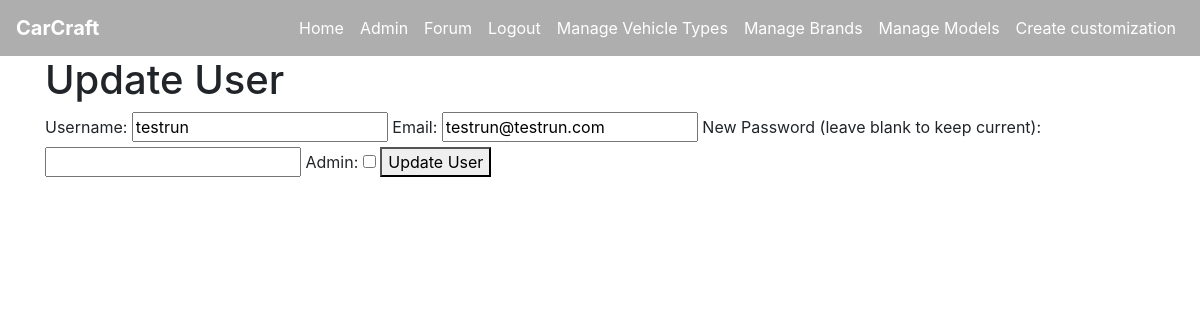
The page /admin/update_user/2 (signed in) on the database as committed earlier.
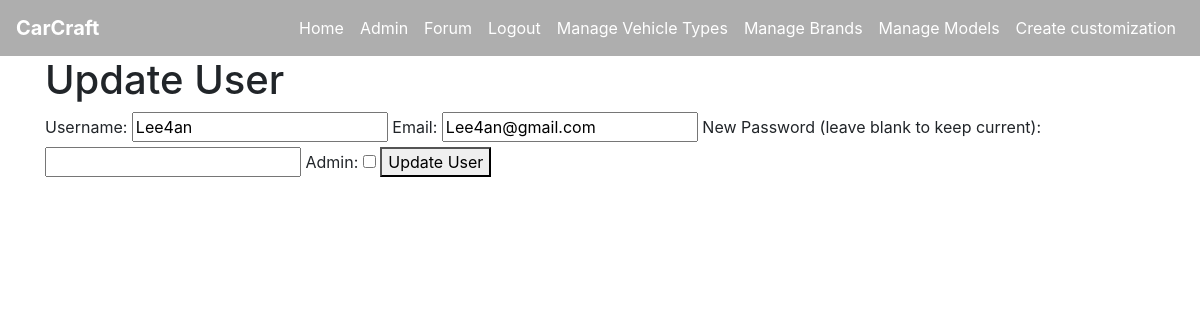
The same page on the database as committed later.
### tables this page shows
CREATE TABLE user (
    user_id INTEGER PRIMARY KEY AUTOINCREMENT,
    username VARCHAR(64) NOT NULL,
    email VARCHAR(100) NOT NULL,
    password_hash VARCHAR(255) NOT NULL,
    created_at DATETIME DEFAULT CURRENT_TIMESTAMP,
    admin INTEGER DEFAULT 0
);

### app.py (the view, shortened to what this page needs)
@app.route('/admin/update_user/<int:user_id>', methods=['GET', 'POST'])
@login_required
def update_user(user_id):
    if not current_user.admin:
        flash('Access denied. Admin privileges required.')
        return redirect(url_for('home'))
    user = User.get(user_id)
    if not user:
        flash('User not found')
        return redirect(url_for('admin'))
    return render_template('update_user.html', user=user)

### app.py (called while the page is built)
def get_db_connection():
    conn = sqlite3.connect(DATABASE)
    conn.row_factory = sqlite3.Row  # This enables column access by name: row['column_name']
    return conn

@login_manager.user_loader
def load_user(user_id):
    return User.get(user_id)

    @staticmethod
    def get(user_id):
        conn = get_db_connection()
        user_data = conn.execute('SELECT * FROM user WHERE user_id = ?', (user_id,)).fetchone()
        conn.close()
        if user_data:
            return User(
                user_id=user_data['user_id'],
                username=user_data['username'],
                email=user_data['email'],
                password_hash=user_data['password_hash'],
                admin=bool(user_data['admin'])
            )
        return None

### templates/update_user.html
{% extends "base.html" %}
{% block content %}
    <h1>Update User</h1>
    <form method="POST">
        <label for="username">Username:</label>
        <input type="text" id="username" name="username" value="{{ user.username }}" required>
        <label for="email">Email:</label>
        <input type="email" id="email" name="email" value="{{ user.email }}" required>
        <label for="password">New Password (leave blank to keep current):</label>
        <input type="password" id="password" name="password">
        <label for="admin">Admin:</label>
        <input type="checkbox" id="admin" name="admin" {% if user.admin %}checked{% endif %}>
        <button type="submit">Update User</button>
    </form>
{% endblock %}

Rows that differ between the two databases and show on the page:
changed user: username "testrun" → "Lee4an"; email "testrun@testrun.com" → "Lee4an@gmail.com"
